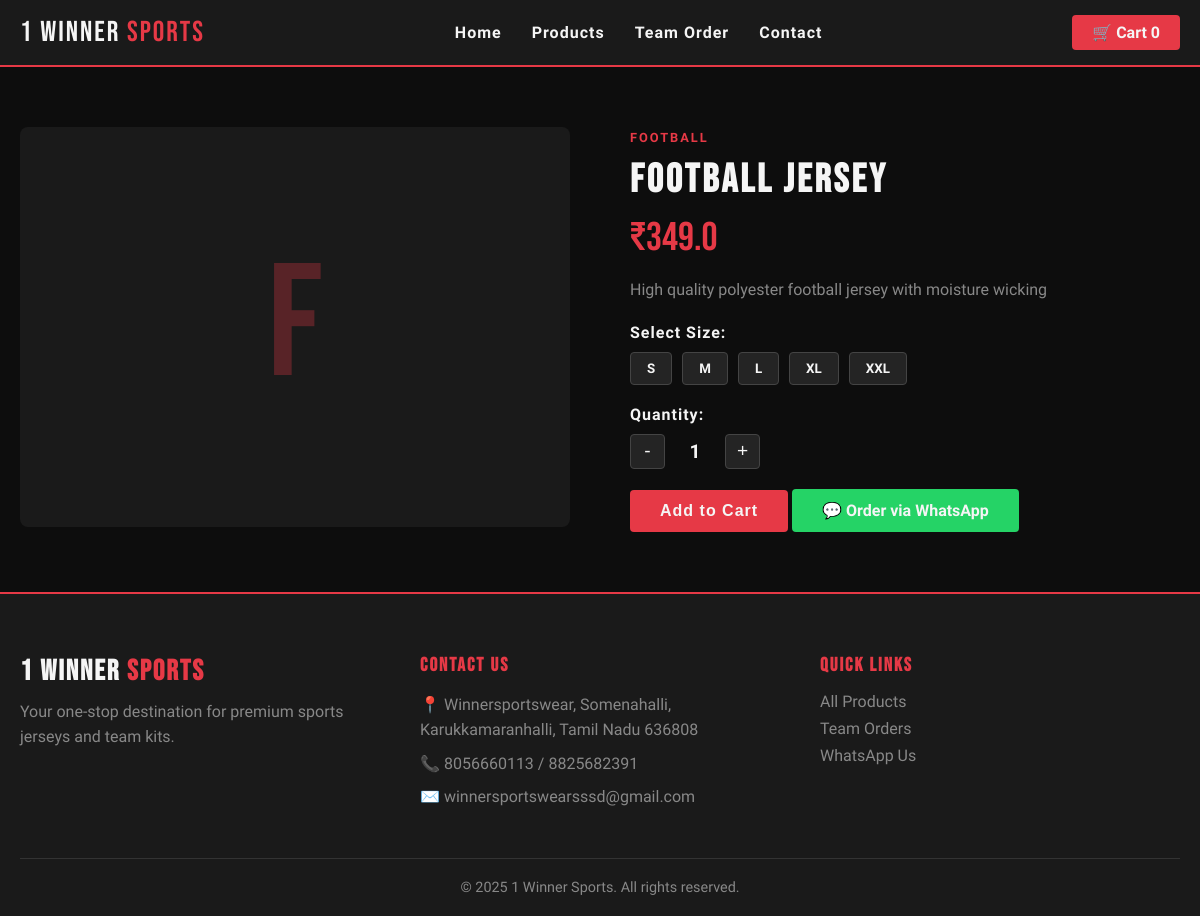
Page /product/1 on the committed database.
### tables this page shows
CREATE TABLE products (
            id INTEGER PRIMARY KEY AUTOINCREMENT,
            name TEXT NOT NULL,
            category TEXT NOT NULL,
            price REAL NOT NULL,
            description TEXT,
            image TEXT
        );

### app.py (the view)
@app.route('/product/<int:product_id>')
def product_detail(product_id):
    db = get_db()
    product = db.execute('SELECT * FROM products WHERE id = ?', (product_id,)).fetchone()
    db.close()
    return render_template('product_detail.html', product=product)

### database.py (called while the page is built)
def get_db():
    conn = sqlite3.connect(DB_PATH)
    conn.row_factory = sqlite3.Row
    return conn

### templates/product_detail.html (shortened to what this page needs)
{% extends "base.html" %}
{% block content %}
<section class="product-detail">
    <div class="detail-container">
        <div class="detail-img">
            <div class="product-placeholder-lg">{{ product.category[0].upper() }}</div>
        </div>
        <div class="detail-info">
            <span class="product-category">{{ product.category.upper() }}</span>
            <h1>{{ product.name }}</h1>
            <p class="detail-price">₹{{ product.price }}</p>
            <p class="detail-desc">{{ product.description }}</p>
            <div class="size-selector">
                <label>Select Size:</label>
                <div class="sizes">
                    <button class="size-btn" onclick="selectSize(this)">S</button>
                    <button class="size-btn" onclick="selectSize(this)">M</button>
                    <button class="size-btn" onclick="selectSize(this)">L</button>
                    <button class="size-btn" onclick="selectSize(this)">XL</button>
                    <button class="size-btn" onclick="selectSize(this)">XXL</button>
                </div>
            </div>
            <div class="quantity-selector">
                <label>Quantity:</label>
                <div class="qty-control">
                    <button onclick="changeQty(-1)">-</button>
                    <span id="qty">1</span>
                    <button onclick="changeQty(1)">+</button>
                </div>
            </div>
            <button class="btn-primary" onclick="addToCart('{{ product.id }}', '{{ product.name }}', '{{ product.price }}')">Add to Cart</button>
            <a href="https://wa.me/918056660113?text=Hi, I want to order {{ product.name }}" class="btn-whatsapp" target="_blank">💬 Order via WhatsApp</a>
        </div>
    </div>
</section>
{% endblock %}

### static/css/style.css (style rules this page uses)
* { margin: 0; padding: 0; box-sizing: border-box; }
:root { --red: #e63946; --dark: #0d0d0d; --dark2: #1a1a1a; --dark3: #242424; --white: #f5f5f5; --gray: #888; }
body { background: var(--dark); color: var(--white); font-family: 'Rajdhani', sans-serif; }
.btn-primary { background: var(--red); color: var(--white); padding: 12px 30px; border-radius: 4px; text-decoration: none; font-weight: 700; font-size: 1rem; letter-spacing: 1px; transition: all 0.3s; display: inline-block; border: none; cursor: pointer; }
.btn-whatsapp { background: #25D366; color: var(--white); padding: 12px 30px; border-radius: 4px; text-decoration: none; font-weight: 700; font-size: 1rem; transition: all 0.3s; display: inline-block; }
.product-category { color: var(--red); font-size: 0.8rem; font-weight: 700; letter-spacing: 2px; }
.product-detail { max-width: 1200px; margin: 60px auto; padding: 0 20px; }
.detail-container { display: grid; grid-template-columns: 1fr 1fr; gap: 60px; align-items: start; }
.detail-img { background: var(--dark2); border-radius: 8px; height: 400px; display: flex; align-items: center; justify-content: center; }
.product-placeholder-lg { font-family: 'Bebas Neue', sans-serif; font-size: 10rem; color: var(--red); opacity: 0.3; }
.detail-info h1 { font-family: 'Bebas Neue', sans-serif; font-size: 2.5rem; letter-spacing: 3px; margin: 10px 0; }
.detail-price { font-family: 'Bebas Neue', sans-serif; font-size: 2.5rem; color: var(--red); margin: 10px 0; }
.detail-desc { color: var(--gray); margin: 15px 0; line-height: 1.6; }
.size-selector, .quantity-selector { margin: 20px 0; }
.size-selector label, .quantity-selector label { font-weight: 700; letter-spacing: 1px; display: block; margin-bottom: 10px; }
.sizes { display: flex; gap: 10px; }
.size-btn { padding: 8px 16px; background: var(--dark3); color: var(--white); border: 1px solid #444; border-radius: 4px; cursor: pointer; font-family: 'Rajdhani', sans-serif; font-weight: 700; transition: all 0.3s; }
.qty-control { display: flex; align-items: center; gap: 15px; }
.qty-control button { width: 35px; height: 35px; background: var(--dark3); color: var(--white); border: 1px solid #444; border-radius: 4px; cursor: pointer; font-size: 1.2rem; }
.qty-control span { font-size: 1.2rem; font-weight: 700; min-width: 30px; text-align: center; }

### rows in the picture
products: category "F", category "FOOTBALL", name "Football Jersey", price "349.0", description "High quality polyester football jersey with moisture wicking"
